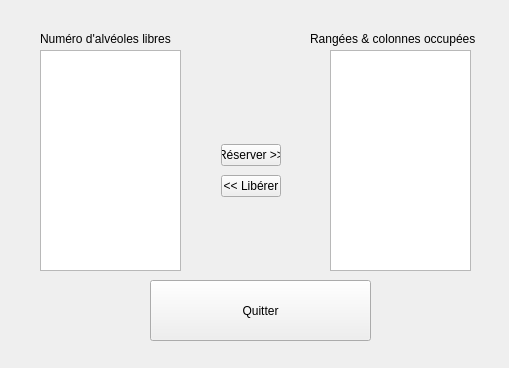
<?xml version="1.0" encoding="UTF-8"?>
<ui version="4.0">
 <class>TestAlveolesLibres</class>
 <widget class="QWidget" name="TestAlveolesLibres">
  <property name="geometry">
   <rect>
    <x>0</x>
    <y>0</y>
    <width>509</width>
    <height>368</height>
   </rect>
  </property>
  <property name="windowTitle">
   <string>TestAlveolesLibres</string>
  </property>
  <widget class="QLabel" name="labelNumero">
   <property name="geometry">
    <rect>
     <x>40</x>
     <y>30</y>
     <width>141</width>
     <height>17</height>
    </rect>
   </property>
   <property name="text">
    <string>Numéro d'alvéoles libres</string>
   </property>
  </widget>
  <widget class="QListWidget" name="listWidgetNumero">
   <property name="geometry">
    <rect>
     <x>40</x>
     <y>50</y>
     <width>141</width>
     <height>221</height>
    </rect>
   </property>
  </widget>
  <widget class="QLabel" name="labelRangees">
   <property name="geometry">
    <rect>
     <x>310</x>
     <y>30</y>
     <width>171</width>
     <height>17</height>
    </rect>
   </property>
   <property name="text">
    <string>Rangées &amp; colonnes occupées</string>
   </property>
  </widget>
  <widget class="QListWidget" name="listWidgetRangees">
   <property name="geometry">
    <rect>
     <x>330</x>
     <y>50</y>
     <width>141</width>
     <height>221</height>
    </rect>
   </property>
  </widget>
  <widget class="QPushButton" name="pushButtonQuitter">
   <property name="geometry">
    <rect>
     <x>150</x>
     <y>280</y>
     <width>221</width>
     <height>61</height>
    </rect>
   </property>
   <property name="text">
    <string>Quitter</string>
   </property>
  </widget>
  <widget class="QWidget" name="">
   <property name="geometry">
    <rect>
     <x>210</x>
     <y>130</y>
     <width>82</width>
     <height>81</height>
    </rect>
   </property>
   <layout class="QVBoxLayout" name="verticalLayout">
    <item>
     <widget class="QPushButton" name="pushButtonReserver">
      <property name="text">
       <string>Réserver &gt;&gt;</string>
      </property>
     </widget>
    </item>
    <item>
     <widget class="QPushButton" name="pushButtonLiberer">
      <property name="text">
       <string>&lt;&lt; Libérer</string>
      </property>
     </widget>
    </item>
   </layout>
  </widget>
 </widget>
 <layoutdefault spacing="6" margin="11"/>
 <resources/>
 <connections/>
</ui>
